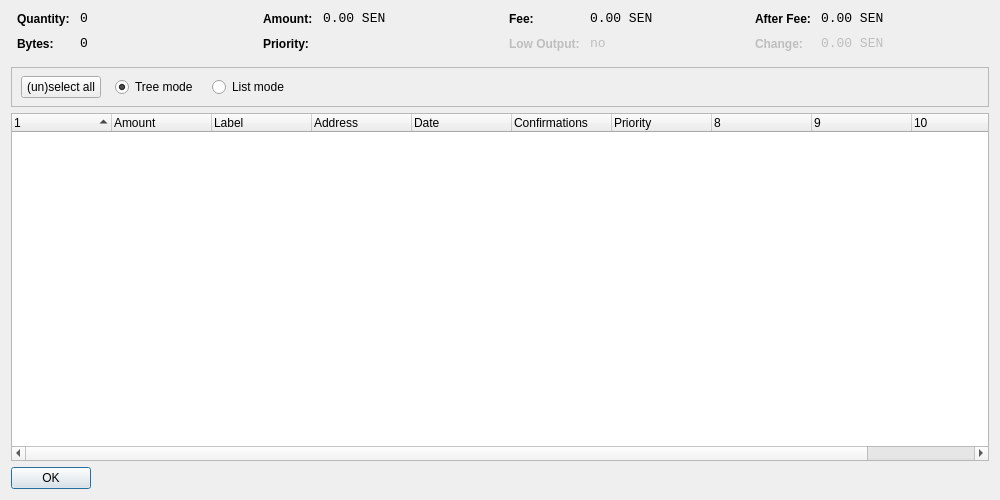
<?xml version="1.0" encoding="UTF-8"?>
<ui version="4.0">
 <class>CoinControlDialog</class>
 <widget class="QDialog" name="CoinControlDialog">
  <property name="geometry">
   <rect>
    <x>0</x>
    <y>0</y>
    <width>1000</width>
    <height>500</height>
   </rect>
  </property>
  <property name="windowTitle">
   <string>Coin Control</string>
  </property>
  <layout class="QVBoxLayout" name="verticalLayout">
   <item>
    <layout class="QHBoxLayout" name="horizontalLayoutTop" stretch="0,0,0,0">
     <property name="topMargin">
      <number>0</number>
     </property>
     <property name="bottomMargin">
      <number>10</number>
     </property>
     <item>
      <layout class="QFormLayout" name="formLayoutCoinControl1">
       <property name="horizontalSpacing">
        <number>10</number>
       </property>
       <property name="verticalSpacing">
        <number>10</number>
       </property>
       <property name="leftMargin">
        <number>6</number>
       </property>
       <property name="rightMargin">
        <number>6</number>
       </property>
       <item row="0" column="0">
        <widget class="QLabel" name="labelCoinControlQuantityText">
         <property name="styleSheet">
          <string notr="true">font-weight:bold;</string>
         </property>
         <property name="text">
          <string>Quantity:</string>
         </property>
        </widget>
       </item>
       <item row="0" column="1">
        <widget class="QLabel" name="labelCoinControlQuantity">
         <property name="font">
          <font>
           <family>Monospace</family>
           <pointsize>10</pointsize>
          </font>
         </property>
         <property name="cursor">
          <cursorShape>IBeamCursor</cursorShape>
         </property>
         <property name="contextMenuPolicy">
          <enum>Qt::ActionsContextMenu</enum>
         </property>
         <property name="text">
          <string notr="true">0</string>
         </property>
         <property name="textInteractionFlags">
          <set>Qt::LinksAccessibleByMouse|Qt::TextSelectableByKeyboard|Qt::TextSelectableByMouse</set>
         </property>
        </widget>
       </item>
       <item row="1" column="0">
        <widget class="QLabel" name="labelCoinControlBytesText">
         <property name="styleSheet">
          <string notr="true">font-weight:bold;</string>
         </property>
         <property name="text">
          <string>Bytes:</string>
         </property>
        </widget>
       </item>
       <item row="1" column="1">
        <widget class="QLabel" name="labelCoinControlBytes">
         <property name="font">
          <font>
           <family>Monospace</family>
           <pointsize>10</pointsize>
          </font>
         </property>
         <property name="cursor">
          <cursorShape>IBeamCursor</cursorShape>
         </property>
         <property name="contextMenuPolicy">
          <enum>Qt::ActionsContextMenu</enum>
         </property>
         <property name="text">
          <string notr="true">0</string>
         </property>
         <property name="textInteractionFlags">
          <set>Qt::LinksAccessibleByMouse|Qt::TextSelectableByKeyboard|Qt::TextSelectableByMouse</set>
         </property>
        </widget>
       </item>
      </layout>
     </item>
     <item>
      <layout class="QFormLayout" name="formLayoutCoinControl2">
       <property name="horizontalSpacing">
        <number>10</number>
       </property>
       <property name="verticalSpacing">
        <number>10</number>
       </property>
       <property name="leftMargin">
        <number>6</number>
       </property>
       <property name="rightMargin">
        <number>6</number>
       </property>
       <item row="0" column="0">
        <widget class="QLabel" name="labelCoinControlAmountText">
         <property name="styleSheet">
          <string notr="true">font-weight:bold;</string>
         </property>
         <property name="text">
          <string>Amount:</string>
         </property>
        </widget>
       </item>
       <item row="0" column="1">
        <widget class="QLabel" name="labelCoinControlAmount">
         <property name="font">
          <font>
           <family>Monospace</family>
           <pointsize>10</pointsize>
          </font>
         </property>
         <property name="cursor">
          <cursorShape>IBeamCursor</cursorShape>
         </property>
         <property name="contextMenuPolicy">
          <enum>Qt::ActionsContextMenu</enum>
         </property>
         <property name="text">
          <string notr="true">0.00 SEN</string>
         </property>
         <property name="textInteractionFlags">
          <set>Qt::LinksAccessibleByMouse|Qt::TextSelectableByKeyboard|Qt::TextSelectableByMouse</set>
         </property>
        </widget>
       </item>
       <item row="1" column="0">
        <widget class="QLabel" name="labelCoinControlPriorityText">
         <property name="styleSheet">
          <string notr="true">font-weight:bold;</string>
         </property>
         <property name="text">
          <string>Priority:</string>
         </property>
        </widget>
       </item>
       <item row="1" column="1">
        <widget class="QLabel" name="labelCoinControlPriority">
         <property name="font">
          <font>
           <family>Monospace</family>
           <pointsize>10</pointsize>
          </font>
         </property>
         <property name="cursor">
          <cursorShape>IBeamCursor</cursorShape>
         </property>
         <property name="contextMenuPolicy">
          <enum>Qt::ActionsContextMenu</enum>
         </property>
         <property name="text">
          <string/>
         </property>
         <property name="textInteractionFlags">
          <set>Qt::LinksAccessibleByMouse|Qt::TextSelectableByKeyboard|Qt::TextSelectableByMouse</set>
         </property>
        </widget>
       </item>
      </layout>
     </item>
     <item>
      <layout class="QFormLayout" name="formLayoutCoinControl3">
       <property name="horizontalSpacing">
        <number>10</number>
       </property>
       <property name="verticalSpacing">
        <number>10</number>
       </property>
       <property name="leftMargin">
        <number>6</number>
       </property>
       <property name="rightMargin">
        <number>6</number>
       </property>
       <item row="0" column="0">
        <widget class="QLabel" name="labelCoinControlFeeText">
         <property name="styleSheet">
          <string notr="true">font-weight:bold;</string>
         </property>
         <property name="text">
          <string>Fee:</string>
         </property>
        </widget>
       </item>
       <item row="0" column="1">
        <widget class="QLabel" name="labelCoinControlFee">
         <property name="font">
          <font>
           <family>Monospace</family>
           <pointsize>10</pointsize>
          </font>
         </property>
         <property name="cursor">
          <cursorShape>IBeamCursor</cursorShape>
         </property>
         <property name="contextMenuPolicy">
          <enum>Qt::ActionsContextMenu</enum>
         </property>
         <property name="text">
          <string notr="true">0.00 SEN</string>
         </property>
         <property name="textInteractionFlags">
          <set>Qt::LinksAccessibleByMouse|Qt::TextSelectableByKeyboard|Qt::TextSelectableByMouse</set>
         </property>
        </widget>
       </item>
       <item row="1" column="0">
        <widget class="QLabel" name="labelCoinControlLowOutputText">
         <property name="enabled">
          <bool>false</bool>
         </property>
         <property name="styleSheet">
          <string notr="true">font-weight:bold;</string>
         </property>
         <property name="text">
          <string>Low Output:</string>
         </property>
        </widget>
       </item>
       <item row="1" column="1">
        <widget class="QLabel" name="labelCoinControlLowOutput">
         <property name="enabled">
          <bool>false</bool>
         </property>
         <property name="font">
          <font>
           <family>Monospace</family>
           <pointsize>10</pointsize>
          </font>
         </property>
         <property name="cursor">
          <cursorShape>IBeamCursor</cursorShape>
         </property>
         <property name="contextMenuPolicy">
          <enum>Qt::ActionsContextMenu</enum>
         </property>
         <property name="text">
          <string notr="true">no</string>
         </property>
         <property name="textInteractionFlags">
          <set>Qt::LinksAccessibleByMouse|Qt::TextSelectableByKeyboard|Qt::TextSelectableByMouse</set>
         </property>
        </widget>
       </item>
      </layout>
     </item>
     <item>
      <layout class="QFormLayout" name="formLayoutCoinControl4">
       <property name="horizontalSpacing">
        <number>10</number>
       </property>
       <property name="verticalSpacing">
        <number>10</number>
       </property>
       <property name="leftMargin">
        <number>6</number>
       </property>
       <property name="rightMargin">
        <number>6</number>
       </property>
       <item row="0" column="0">
        <widget class="QLabel" name="labelCoinControlAfterFeeText">
         <property name="styleSheet">
          <string notr="true">font-weight:bold;</string>
         </property>
         <property name="text">
          <string>After Fee:</string>
         </property>
        </widget>
       </item>
       <item row="0" column="1">
        <widget class="QLabel" name="labelCoinControlAfterFee">
         <property name="font">
          <font>
           <family>Monospace</family>
           <pointsize>10</pointsize>
          </font>
         </property>
         <property name="cursor">
          <cursorShape>IBeamCursor</cursorShape>
         </property>
         <property name="contextMenuPolicy">
          <enum>Qt::ActionsContextMenu</enum>
         </property>
         <property name="text">
          <string notr="true">0.00 SEN</string>
         </property>
         <property name="textInteractionFlags">
          <set>Qt::LinksAccessibleByMouse|Qt::TextSelectableByKeyboard|Qt::TextSelectableByMouse</set>
         </property>
        </widget>
       </item>
       <item row="1" column="0">
        <widget class="QLabel" name="labelCoinControlChangeText">
         <property name="enabled">
          <bool>false</bool>
         </property>
         <property name="styleSheet">
          <string notr="true">font-weight:bold;</string>
         </property>
         <property name="text">
          <string>Change:</string>
         </property>
        </widget>
       </item>
       <item row="1" column="1">
        <widget class="QLabel" name="labelCoinControlChange">
         <property name="enabled">
          <bool>false</bool>
         </property>
         <property name="font">
          <font>
           <family>Monospace</family>
           <pointsize>10</pointsize>
          </font>
         </property>
         <property name="cursor">
          <cursorShape>IBeamCursor</cursorShape>
         </property>
         <property name="contextMenuPolicy">
          <enum>Qt::ActionsContextMenu</enum>
         </property>
         <property name="text">
          <string notr="true">0.00 SEN</string>
         </property>
         <property name="textInteractionFlags">
          <set>Qt::LinksAccessibleByMouse|Qt::TextSelectableByKeyboard|Qt::TextSelectableByMouse</set>
         </property>
        </widget>
       </item>
      </layout>
     </item>
    </layout>
   </item>
   <item>
    <widget class="QFrame" name="frame">
     <property name="minimumSize">
      <size>
       <width>0</width>
       <height>40</height>
      </size>
     </property>
     <property name="frameShape">
      <enum>QFrame::StyledPanel</enum>
     </property>
     <property name="frameShadow">
      <enum>QFrame::Sunken</enum>
     </property>
     <widget class="QWidget" name="horizontalLayoutWidget">
      <property name="geometry">
       <rect>
        <x>10</x>
        <y>0</y>
        <width>781</width>
        <height>41</height>
       </rect>
      </property>
      <layout class="QHBoxLayout" name="horizontalLayoutPanel" stretch="0,0,0,0,0">
       <property name="spacing">
        <number>14</number>
       </property>
       <item>
        <widget class="QPushButton" name="pushButtonSelectAll">
         <property name="sizePolicy">
          <sizepolicy hsizetype="Maximum" vsizetype="Fixed">
           <horstretch>0</horstretch>
           <verstretch>0</verstretch>
          </sizepolicy>
         </property>
         <property name="text">
          <string>(un)select all</string>
         </property>
        </widget>
       </item>
       <item>
        <widget class="QRadioButton" name="radioTreeMode">
         <property name="sizePolicy">
          <sizepolicy hsizetype="Maximum" vsizetype="Fixed">
           <horstretch>0</horstretch>
           <verstretch>0</verstretch>
          </sizepolicy>
         </property>
         <property name="text">
          <string>Tree mode</string>
         </property>
         <property name="checked">
          <bool>true</bool>
         </property>
        </widget>
       </item>
       <item>
        <widget class="QRadioButton" name="radioListMode">
         <property name="sizePolicy">
          <sizepolicy hsizetype="Maximum" vsizetype="Fixed">
           <horstretch>0</horstretch>
           <verstretch>0</verstretch>
          </sizepolicy>
         </property>
         <property name="text">
          <string>List mode</string>
         </property>
        </widget>
       </item>
       <item>
        <spacer name="horizontalSpacer">
         <property name="orientation">
          <enum>Qt::Horizontal</enum>
         </property>
         <property name="sizeHint" stdset="0">
          <size>
           <width>40</width>
           <height>20</height>
          </size>
         </property>
        </spacer>
       </item>
      </layout>
     </widget>
    </widget>
   </item>
   <item>
    <widget class="CoinControlTreeWidget" name="treeWidget">
     <property name="contextMenuPolicy">
      <enum>Qt::CustomContextMenu</enum>
     </property>
     <property name="sortingEnabled">
      <bool>false</bool>
     </property>
     <property name="columnCount">
      <number>11</number>
     </property>
     <attribute name="headerShowSortIndicator" stdset="0">
      <bool>true</bool>
     </attribute>
     <attribute name="headerStretchLastSection">
      <bool>false</bool>
     </attribute>
     <column>
      <property name="text">
       <string/>
      </property>
     </column>
     <column>
      <property name="text">
       <string>Amount</string>
      </property>
     </column>
     <column>
      <property name="text">
       <string>Label</string>
      </property>
     </column>
     <column>
      <property name="text">
       <string>Address</string>
      </property>
     </column>
     <column>
      <property name="text">
       <string>Date</string>
      </property>
     </column>
     <column>
      <property name="text">
       <string>Confirmations</string>
      </property>
      <property name="toolTip">
       <string>Confirmed</string>
      </property>
     </column>
     <column>
      <property name="text">
       <string>Priority</string>
      </property>
     </column>
     <column>
      <property name="text">
       <string/>
      </property>
     </column>
     <column>
      <property name="text">
       <string/>
      </property>
     </column>
     <column>
      <property name="text">
       <string/>
      </property>
     </column>
     <column>
      <property name="text">
       <string/>
      </property>
     </column>
    </widget>
   </item>
   <item>
    <widget class="QDialogButtonBox" name="buttonBox">
     <property name="sizePolicy">
      <sizepolicy hsizetype="Maximum" vsizetype="Fixed">
       <horstretch>0</horstretch>
       <verstretch>0</verstretch>
      </sizepolicy>
     </property>
     <property name="orientation">
      <enum>Qt::Horizontal</enum>
     </property>
     <property name="standardButtons">
      <set>QDialogButtonBox::Ok</set>
     </property>
    </widget>
   </item>
  </layout>
 </widget>
 <customwidgets>
  <customwidget>
   <class>CoinControlTreeWidget</class>
   <extends>QTreeWidget</extends>
   <header>coincontroltreewidget.h</header>
  </customwidget>
 </customwidgets>
 <resources/>
 <connections/>
</ui>
